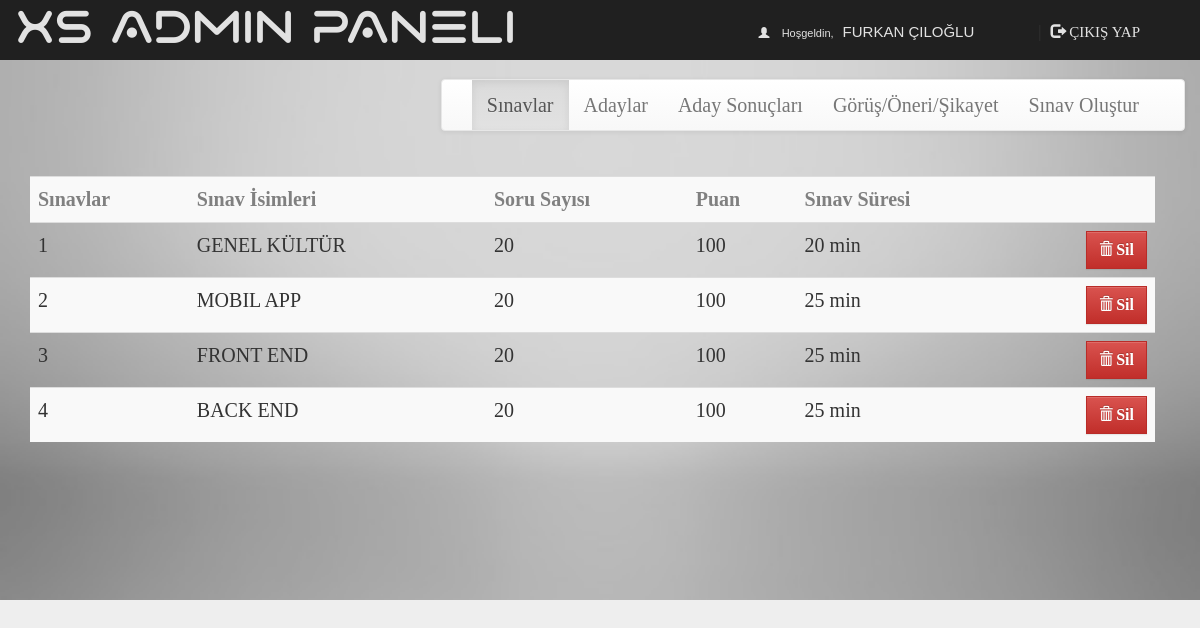
Screenshot of /dash.php (signed in) with the database file from the repository.
### tables this page shows
CREATE TABLE IF NOT EXISTS `quiz` (
  `eid` text NOT NULL,
  `title` varchar(100) NOT NULL,
  `sahi` int(11) NOT NULL,
  `wrong` int(11) NOT NULL,
  `total` int(11) NOT NULL,
  `time` bigint(20) NOT NULL,
  `intro` text NOT NULL,
  `tag` varchar(100) NOT NULL,
  `date` timestamp NOT NULL DEFAULT CURRENT_TIMESTAMP ON UPDATE CURRENT_TIMESTAMP
);

### dash.php (the view, shortened to what this page needs)
<!DOCTYPE html PUBLIC "-//W3C//DTD XHTML 1.0 Transitional//EN" "http://www.w3.org/TR/xhtml1/DTD/xhtml1-transitional.dtd">
<html xmlns="http://www.w3.org/1999/xhtml">
<head>
<link  rel="stylesheet" href="css/bootstrap.min.css"/>
 <link  rel="stylesheet" href="css/bootstrap-theme.min.css"/>
 <link rel="stylesheet" href="css/main.css">
 <link  rel="stylesheet" href="css/font.css">
</head>
<body  style="background:#eee;">
<div class="header">
<div class="row">
<div class="col-lg-6">
<span class="logo">XS ADMIN PANELI</span></div>
<?php
 include_once 'dbConnection.php';
  if(!(isset($_SESSION['email']))){
header("location:index.php");
}
else
{
$name = $_SESSION['name'];
echo '<span class="pull-right top title1" ><span class="log1"><span class="glyphicon glyphicon-user" aria-hidden="true"></span>&nbsp;&nbsp;&nbsp;&nbsp;Hoşgeldin,</span> <a href="#" class="log log1">'.$name.'</a>&nbsp;|&nbsp;<a href="logout.php?q=account.php" class="log"><span class="glyphicon glyphicon-log-out" aria-hidden="true"></span>&nbsp;ÇIKIŞ YAP</button></a></span>';
}?>
</div></div>
<div class="bg4">
<nav class="navbar navbar-default title2 navbar-text">
  <div class="container-fluid">
    <div class="collapse navbar-collapse" id="bs-example-navbar-collapse-1">
      <ul class="nav navbar-nav">
        <li <?php if(@$_GET['q']==0) echo'class="active"'; ?>><a href="dash.php?q=0">Sınavlar<span class="sr-only"></span></a></li>
        <li <?php if(@$_GET['q']==1) echo'class="active"'; ?>><a href="dash.php?q=1">Adaylar</a></li>
		    <li <?php if(@$_GET['q']==2) echo'class="active"'; ?>><a href="dash.php?q=2">Aday Sonuçları</a></li>
        <li <?php if(@$_GET['q']==3) echo'class="active"'; ?>><a href="dash.php?q=3">Görüş/Öneri/Şikayet</a></li>
        <li <?php if(@$_GET['q']==4) echo'class="active"'; ?>><a href="dash.php?q=4">Sınav Oluştur</a></li>
      </ul>
          </div>
  </div>
</nav>
<div class="container1">
<div class="row">
<div class="col-md-12">
<?php if(@$_GET['q']==0) {
$result = mysqli_query($con,"SELECT * FROM quiz ORDER BY date ASC") or die('Error');
echo  '<div class="panel3"><table class="table table-striped title2">
<tr style="color:GREY"><td><b>Sınavlar</b></td><td><b>Sınav İsimleri</b></td><td><b>Soru Sayısı</b></td><td><b>Puan</b></td><td><b>Sınav Süresi</b></td><td></td></tr>';
$c=1;
while($row = mysqli_fetch_array($result)) {
	$title = $row['title'];
	$total = $row['total'];
	$sahi = $row['sahi'];
    $time = $row['time'];
	$eid = $row['eid'];
	echo '<tr><td>'.$c++.'</td><td>'.$title.'</td><td>'.$total.'</td><td>'.$sahi*$total.'</td><td>'.$time.'&nbsp;min</td>
	<td><b><a href="update.php?q=rmquiz&eid='.$eid.'" class="pull-right btn btn-danger" style="margin:0px; border-radius:0%;"><span class="glyphicon glyphicon-trash"  aria-hidden="true"></span>&nbsp;<span class="title1"><b>Sil</b></span></a></b></td></tr>';
}
echo '</table></div>';
}
?>
</div>
</div></div>
</body>
</html>

### css/main.css (style rules this page uses)
.bg4 { background: url(../image/icn2.jpg); background-size: cover; max-width: 100%; min-height: 540px; }
.panel3 { border-color: #eee; margin: 20px; padding: 10px; font: 20px "Century Gothic", "Times Roman", sans-serif; }
.header { background: #202020; height: 60px; }
.logo { font-family: "Varino"; font-size: 45px; color: #e2e2e2; margin: 15px; }
.title1 { font: 16px 'Bruno Ace SC', cursive; line-height: 1.50; }
.title2 { font-family: "Times Roman"; font-size: 20px; line-height: 1.50; }
.container-fluid { display: flex; flex-wrap: wrap; justify-content: flex-end; align-items: flex-start; width: 100%; }
.top { margin-top: 20px; }
.log1 { font: 11px "Ubuntu", sans-serif; color: #e2e2e2; margin-left: 10px; }
.log { margin: 10px; margin-right: 60px; margin-left: 5px; color: #e2e2e2; text-decoration: none; font-size: 20px; font-size: 15px; }
::placeholder { color: white !important; }

### rows the page displays
quiz: title "GENEL KÜLTÜR", total "20", $sahi*$total "100", time "20"
quiz: title "MOBIL APP", total "20", $sahi*$total "100", time "25"
quiz: title "FRONT END", total "20", $sahi*$total "100", time "25"
quiz: title "BACK END", total "20", $sahi*$total "100", time "25"

### other values shown
$name "FURKAN ÇILOĞLU"
